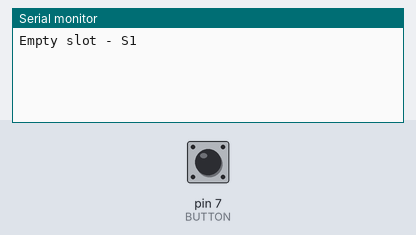
This sketch was run on a simulated Arduino Uno, built with avr-gcc and run on an emulated ATmega328P. On the bench: the last lines printed to the serial monitor. Inputs (shaded band) come from the test bench; at power-on: pin 7 (BUTTON) LOW.

Above: at 1.8 s.
1.9 s: pin 7 (BUTTON) pulled HIGH for 0.15 s
At 2.7 s:
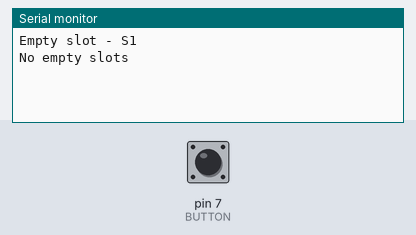
At 3.9 s:
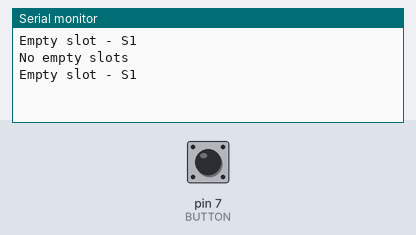

The sketch:

part2_transmitter.ino
```cpp
#include "SoftwareSerial.h"

SoftwareSerial XBee(2,3);

int BUTTON = 7;

boolean toggle = false;

void setup()

{

  Serial.begin(9600);

  pinMode(BUTTON, INPUT);

  XBee.begin(9600);

}

void loop()

{

  if (digitalRead(BUTTON) == HIGH && toggle)

  {

    Serial.println("No empty slots");

    toggle = false;

    XBee.write('1');

    delay(1000);

  }

  else if (digitalRead(BUTTON) == LOW && !toggle)

  {

    Serial.println("Empty slot - S1");

    toggle = true;

    XBee.write('0');

    delay(1000);

  }

}
```

Measured:
- after the input at 1.9 s, the serial monitor: prints a new line at once (image 1)
